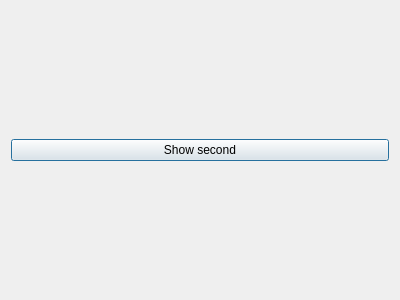
<?xml version="1.0" encoding="UTF-8"?>
<ui version="4.0">
 <class>FirstDialog</class>
 <widget class="QDialog" name="FirstDialog">
  <property name="geometry">
   <rect>
    <x>0</x>
    <y>0</y>
    <width>400</width>
    <height>300</height>
   </rect>
  </property>
  <property name="windowTitle">
   <string>FirstDialog</string>
  </property>
  <layout class="QGridLayout" name="gridLayout">
   <item row="0" column="0">
    <widget class="QPushButton" name="pushButton">
     <property name="text">
      <string>Show second</string>
     </property>
    </widget>
   </item>
  </layout>
 </widget>
 <layoutdefault spacing="6" margin="11"/>
 <resources/>
 <connections/>
</ui>
